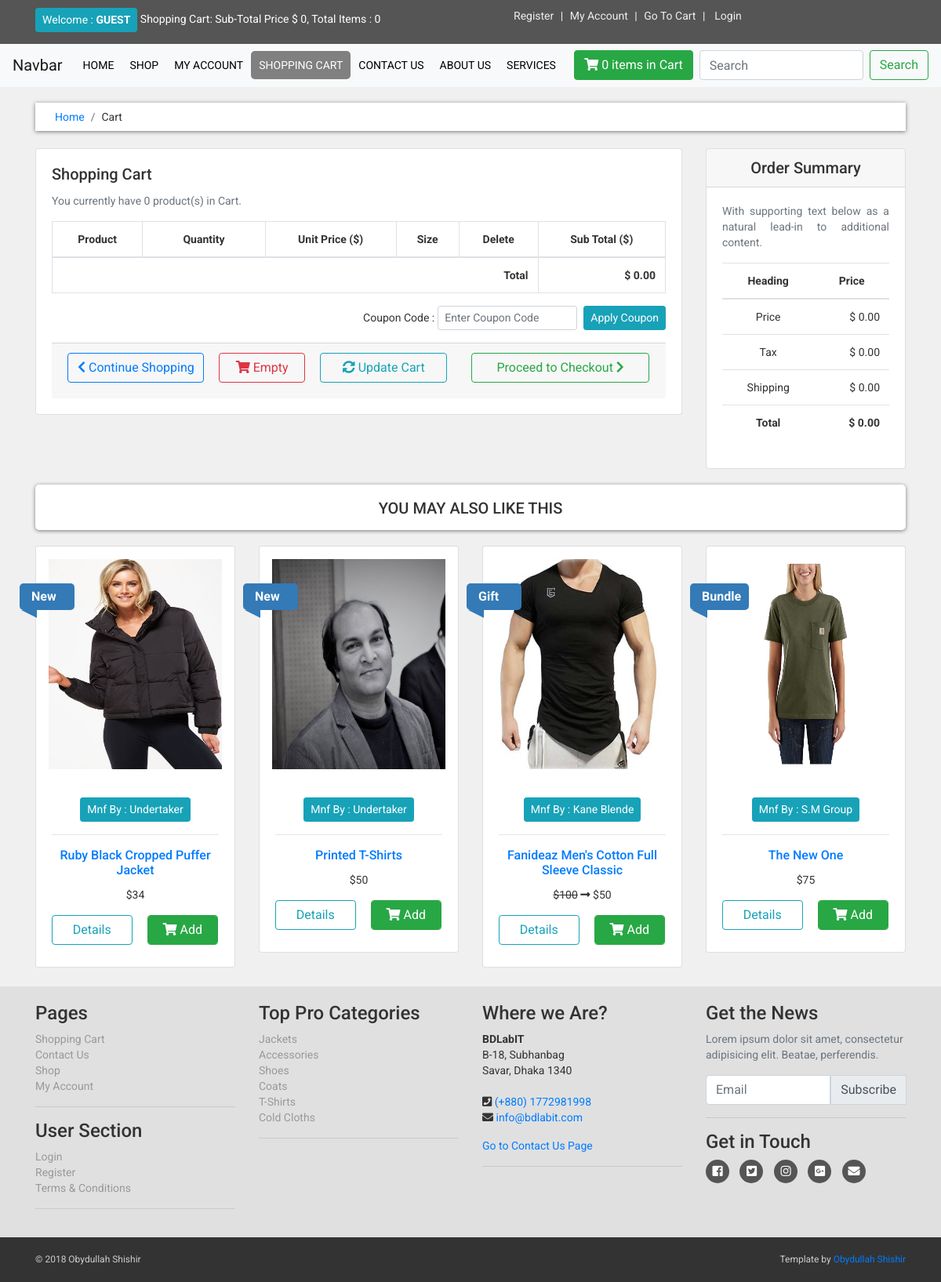
The app's page /cart.php with its own data.
### tables this page shows
CREATE TABLE `products` (
  `product_id` int(10) NOT NULL,
  `p_cat_id` int(10) NOT NULL,
  `cat_id` int(10) NOT NULL,
  `manufacturer_id` int(10) NOT NULL,
  `add_date` timestamp NOT NULL DEFAULT CURRENT_TIMESTAMP ON UPDATE CURRENT_TIMESTAMP,
  `product_title` varchar(255) NOT NULL,
  `product_url` text NOT NULL,
  `product_img1` text NOT NULL,
  `product_img2` text NOT NULL,
  `product_img3` text NOT NULL,
  `product_price` int(10) NOT NULL,
  `product_psp_price` int(100) NOT NULL,
  `product_desc` text NOT NULL,
  `product_features` text NOT NULL,
  `product_video` text NOT NULL,
  `product_keywords` varchar(100) NOT NULL,
  `product_label` text NOT NULL,
  `status` varchar(255) NOT NULL
);

CREATE TABLE `manufacturers` (
  `manufacturer_id` int(10) NOT NULL,
  `manufacturer_title` varchar(100) NOT NULL,
  `manufacturer_top` varchar(100) NOT NULL,
  `manufacturer_image` text NOT NULL
);

CREATE TABLE `product_categories` (
  `p_cat_id` int(10) NOT NULL,
  `p_cat_title` varchar(100) NOT NULL,
  `p_cat_top` varchar(100) NOT NULL,
  `p_cat_image` text NOT NULL
);

### core/init.php (called while the page is built, shortened)
<?php ob_start();
include_once 'database/connection.php';
include_once 'classes/user.php';
global $pdo;
$getFromU = new User($pdo);
?>

### core/classes/user.php (called while the page is built, shortened)
<?php
	class User {
    protected $pdo;
    public function __construct($pdo)
    {
      $this->pdo = $pdo;
    }
    public function selectManufacturerByManufacturerID($manufacturer_id)
    {
      $sql = "SELECT * FROM manufacturers WHERE manufacturer_id = :manufacturer_id";
      $stmt = $this->pdo->prepare($sql);
      $stmt->bindParam(":manufacturer_id", $manufacturer_id);
      $stmt->execute();
      return $stmt->fetch();
    }
    public function viewAllFromTable($table_name)
    {
      $sql = "SELECT * FROM {$table_name}";
      $stmt = $this->pdo->prepare($sql);
      $stmt->execute();
      return $stmt->fetchAll();
    }
    public function count_product_by_ip($ip_add)
    {
      $sql = "SELECT * FROM cart WHERE ip_add = :ip_add";
      $stmt = $this->pdo->prepare($sql);
      $stmt->bindParam(":ip_add", $ip_add);
      $stmt->execute();
      $stmt->fetch();
      $count = $stmt->rowCount();
      return $count;
    }
     public function select_random_products()
    {
      $sql = "SELECT * FROM products ORDER BY rand() LIMIT 0, 4";
      $stmt = $this->pdo->prepare($sql);
      $stmt->execute();
      return $stmt->fetchAll();
    }
}
?>

### cart.php (the view, shortened to what this page needs)
<?php require_once 'core/init.php'; ?>
<?php require_once 'includes/header.php'; ?>
<nav class="navbar navbar-expand-lg navbar-light bg-light sticky-top" id="navbar">
	<a class="navbar-brand home" href="#">Navbar</a>
	<div class="collapse navbar-collapse" id="navbarSupportedContent">
		<ul class="navbar-nav mr-auto text-uppercase">
			<li >
				<a href="index.php">Home</a>
			</li>
			<li>
				<a href="shop.php">Shop</a>
			</li>
			<?php if (!isset($_SESSION['customer_email'])): ?>
				<li><a href="checkout.php">My Account</a></li>
			<?php else: ?>
				<li><a href="customer/my_account.php?my_orders">My Account</a></li>
			<?php endif ?>
			<li>
				<a class="active" href="cart.php">Shopping Cart</a>
			</li>
			<li>
				<a href="contact.php">Contact Us</a>
			</li>
			<li>
        <a href="about.php">About Us</a>
      </li>
      <li>
        <a href="services.php">Services</a>
      </li>
		</ul>
			<a href="cart.php" class="btn btn-success mr-2"><i class="fas fa-shopping-cart"></i><span> <?php echo $getFromU->count_product_by_ip($ip_add); ?> items in Cart</span></a>
		<form class="form-inline my-2 my-lg-0">
			<input class="form-control mr-sm-2" type="search" placeholder="Search" aria-label="Search" name="user_query" required="1">
			<button class="btn btn-outline-success my-2 my-sm-0" type="submit" name="search">Search</button>
		</form>
	</div>
</nav>
<div id="content">
	<div class="container">
		<div class="row">
			<div class="col-md-12">
				<nav aria-label="breadcrumb">
				  <ol class="breadcrumb">
				    <li class="breadcrumb-item"><a href="index.php">Home</a></li>
				    <li class="breadcrumb-item" aria-current="page">Cart</li>
				  </ol>
				</nav>
			</div>
			<div class="col-12">
			</div>
			<div class="col-12">
			</div>
			<div class="col-md-9">
				<div class="card mb-3">
				  <div class="card-body">
				    <h5 class="card-title">Shopping Cart</h5>
				    <p class="card-text text-muted">You currently have <?php echo $getFromU->count_product_by_ip($ip_add); ?> product(s) in Cart.</p>
				    <form method="post" action="cart.php" enctype="multipart/form-data">
							<div class="table-responsive mb-3">
							  <table class="table table-bordered table-hover text-center">
								  <thead>
								    <tr>
								      <th colspan="2" scope="col">Product</th>
								      <th scope="col" width="20%">Quantity</th>
								      <th scope="col">Unit Price ($)</th>
								      <th scope="col">Size</th>
								      <th scope="col">Delete</th>
								      <th scope="col">Sub Total ($)</th>
								    </tr>
								  </thead>
								  <tbody>
									<?php
										$total = 0;
									?>
								    <tr>
								    	<th class="text-right" colspan="6"> Total </th>
								    	<th class="text-right" colspan="1"> $ <?php echo number_format($total, 2) ; ?></th>
								    </tr>
								  </tbody>
								</table>
								<div class="form-inline float-right">
									<label class="mr-1" for="coupon">Coupon Code : </label>
								  <input type="text" name="coupon_code" class="form-control form-control-sm mr-sm-2" id="coupon" placeholder="Enter Coupon Code">
								  <button type="submit" name="apply_coupon" class="btn btn-sm btn-info">Apply Coupon</button>
								</div>
							</div>
							<div class="card-footer">
								<div class="row">
									<div class="col-lg-3 pr-1 pb-2">
										<a href="index.php" class="btn btn-outline-primary form-control"><i class="fas fa-chevron-left"></i> Continue Shopping</a>
									</div>
									<div class="col-lg-2 pr-1 pb-2">
										<a href="index.php" class="btn btn-outline-danger form-control"><i class="fas fa-shopping-cart"></i> Empty</a>
									</div>
									<div class="col-lg-3 pr-lg-3 pr-1 pb-2">
										<button class="btn btn-outline-info float-sm-right form-control" type="submit" name="update" value="Update Cart">
											<i class="fas fa-sync-alt"></i> Update Cart
										</button>
									</div>
									<div class="col-lg-4  pr-lg-3 pr-1 ">
										<a href="checkout.php" class="btn btn-outline-success form-control">Proceed to Checkout <i class="fas fa-chevron-right"></i></a>
									</div>
								</div>
							</div>
				    </form>
				  </div>
				</div>
			</div>
			<div class="col-md-3">
				<div class="card">
				  <h5 class="card-header text-center">Order Summary</h5>
				  <div class="card-body">
				    <p class="card-text text-muted text-justify">With supporting text below as a natural lead-in to additional content.</p>
				    <table class="table table-hover text-center">
						  <thead>
						    <tr>
						      <th scope="col">Heading</th>
						      <th scope="col">Price</th>
						    </tr>
						  </thead>
						  <tbody>
						    <tr>
						      <td>Price</td>
						      <td class="text-right">$ <?php echo number_format($total, 2); ?></td>
						    </tr>
						    <tr>
						      <td>Tax</td>
						      <td class="text-right">$ <?php echo number_format($tax = ($total * 5) / 100, 2); ?></td>
						    </tr>
						    <tr>
						      <td>Shipping</td>
						      <td class="text-right">$ <?php echo number_format($shipping = ($total * 4.5) / 100, 2); ?></td>
						    </tr>
						    <tr>
						      <th>Total</th>
						      <th class="text-right">$ <?php echo number_format($total + $tax + $shipping, 2); ?></th>
						    </tr>
						  </tbody>
						</table>
				  </div>
				</div>
			</div>
		</div>
		<div class="row suggestion_heading">
			<div class="col-md-12 ">
				<div class="text-center">
					<h2 class="">You may also Like this</h2>
				</div>
			</div>
		</div>
	  <div class="row">
	  	<?php
	  		$random_products = $getFromU->select_random_products();
	  		foreach ($random_products as $random_product) {
	  			$product_title = $random_product->product_title;
	  			$product_id = $random_product->product_id;
	  			$product_img1 = $random_product->product_img1;
	  			$product_price = $random_product->product_price;
	  			$product_label   = $random_product->product_label;
					$manufacturer_id = $random_product->manufacturer_id;
					$product_psp_price = $random_product->product_psp_price;
					$view_manufacturer = $getFromU->selectManufacturerByManufacturerID($manufacturer_id);
					$manufacturer_title = $view_manufacturer->manufacturer_title;
					if ($product_label == "Sale" || $product_label == "Gift") {
						$product_price = "<del>$$product_price</del>";
						$product_psp_price = "<i class='fas fa-long-arrow-alt-right'></i> $$product_psp_price";
					}else{
						$product_price = "$$product_price";
						$product_psp_price = "";
					}
	  	?>
	  	<div class="col-sm-6 col-md-3 justify-content-center single">
				<div class="product mb-4">
					<div class="card">
					  <a href="details.php?product_id=<?php echo $product_id; ?>"><img class="card-img-top img-fluid p-3" src="admin_area/product_images/<?php echo $product_img1; ?>" alt="Card image cap"></a>
					  <div class="card-body text-center">
					  	<p class="btn btn-sm btn-info mb-0">Mnf By : <?php echo $manufacturer_title; ?></p><hr>
					    <h6 class="card-title"><a href="details.php?product_id=<?php echo $product_id; ?>"><?php echo $product_title; ?></a></h6>
					    <p class="card-text"><?php echo $product_price; ?> <?php echo $product_psp_price; ?></p>
					    <div class="row">
								<div class="col-md-6  pr-1 pb-2">
									<a href="details.php?product_id=<?php echo $product_id; ?>" class="btn btn-outline-info form-control">Details</a>
								</div>
								<div class="col-md-6  pr-lg-3 pr-1">
									<a href="details.php?product_id=<?php echo $product_id; ?>" class="btn btn-success form-control"><i class="fas fa-shopping-cart"></i> Add</a>
								</div>
							</div>
					  </div>
					</div>
				</div>
				<?php if (!empty($product_label)): ?>
					<a class="label sale" style="color: black">
						<div class="thelabel"><?php echo $product_label; ?></div>
					</a>
				<?php endif ?>
			</div>
		<?php } ?>
	  </div>
	</div>
</div>
<?php require_once 'includes/footer.php'; ?>

### includes/footer.php (shortened to what this page needs)
		<div id="footer">
			<div class="container">
				<div class="row">
					<div class="col-sm-6 col-md-3">
						<h4>Pages</h4>
						<ul>
							<li><a href="cart.php">Shopping Cart</a></li>
							<li><a href="contact.php">Contact Us</a></li>
							<li><a href="shop.php">Shop</a></li>
							<li><a href="checkout.php">My Account</a></li>
						</ul>
						<hr>
						<h4>User Section</h4>
						<ul>
							<?php if (!isset($_SESSION['customer_email'])): ?>
								<li><a href="checkout.php">Login</a></li>
							<?php else: ?>
								<li><a href="logout.php">Logout</a></li>
							<?php endif ?>
							<li><a href="customer_register.php">Register</a></li>
							<li><a href="terms.php">Terms &amp; Conditions</a></li>
						</ul>
						<hr class="hidden-md-down hidden-lg-down hidden-sm-down">
					</div>
					<div class="col-sm-6 col-md-3">
						<h4>Top Pro Categories</h4>
						<ul>
							<?php
								$product_cats = $getFromU->viewAllFromTable("product_categories");
								foreach ($product_cats as $product_cat) {
									$p_cat_id = $product_cat->p_cat_id;
									$p_cat_title = $product_cat->p_cat_title;
							?>
							<li><a href="shop.php?p_cat_id=<?php echo $p_cat_id; ?>"><?php echo $p_cat_title; ?></a></li>
						  <?php } ?>
						</ul>
						<hr class="hidden-md-down hidden-lg-down">
					</div>
					<div class="col-sm-6 col-md-3">
						<h4>Where we Are?</h4>
						<address>
		          <strong>BDLabIT</strong><br>
		          B-18, Subhanbag<br>
		          Savar, Dhaka 1340<br><br>
		          <i class="fas fa-phone-square"></i><span class="sr-only">Telephone:</span> <a href="tel:+8801772981998">(+880) 1772981998</a><br>
		          <i class="fas fa-envelope"></i><span class="sr-only">Mail:</span> <a href="mailto:info@bdlabit.com">info@bdlabit.com</a>
		        </address>
		        <a href="contact.php">Go to Contact Us Page</a>
						<hr class="hidden-md-down hidden-lg-down">
					</div>
					<div class="col-sm-6 col-md-3">
						<h4>Get the News</h4>
						<p class="text-muted">Lorem ipsum dolor sit amet, consectetur adipisicing elit. Beatae, perferendis.</p>
						<form method="post" action="#">
							<div class="input-group mb-2 mr-sm-2">
						    <input type="email" class="form-control" id="email" placeholder="Email">
						    <div class="input-group-prepend">
						      <input type="submit" name="submit" class="input-group-text btn btn-success" value="Subscribe">
						    </div>
						  </div>
						</form>
						<hr class="hidden-md-down hidden-lg-down">
						<h4>Get in Touch</h4>
						<p class="social">
							<a href="#"><i class="fab fa-facebook-square"></i></a>
							<a href="#"><i class="fab fa-twitter-square"></i></a>
							<a href="#"><i class="fab fa-instagram"></i></a>
							<a href="#"><i class="fab fa-google-plus-square"></i></a>
							<a href="#"><i class="fas fa-envelope"></i></a>
						</p>
					</div>
				</div>
			</div>
		</div>
		<div id="copyright">
			<div class="container text-center">
				<div class="row">
					<div class="col-md-6">
						<p class="text-lg-left">&copy; 2018 Obydullah Shishir</p>
					</div>
					<div class="col-md-6">
						<p class="text-lg-right">Template by <a href="http://www.obydullahshishir.com">Obydullah Shishir</a></p>
					</div>
				</div>
			</div>
		</div>
  </body>
</html>

### records on screen
products: product_img1 (picture), manufacturer.manufacturer_title "Undertaker", product_title "Ruby Black Cropped Puffer Jacket", product_price "$34", product_label "New"
products: product_img1 (picture), manufacturer.manufacturer_title "Undertaker", product_title "Printed T-Shirts", product_price "$50", product_label "New"
products: product_img1 (picture), manufacturer.manufacturer_title "Kane Blende", product_title "Fanideaz Men's Cotton Full Sleeve Classic", product_price "100", product_psp_price "50", product_label "Gift"
products: product_img1 (picture), manufacturer.manufacturer_title "S.M Group", product_title "The New One", product_price "$75", product_label "Bundle"
product_categories: p_cat_title "Jackets"
product_categories: p_cat_title "Accessories"
product_categories: p_cat_title "Shoes"
product_categories: p_cat_title "Coats"
product_categories: p_cat_title "T-Shirts"
product_categories: p_cat_title "Cold Cloths"

### other values on screen
$total "0"
$getFromU->count_product_by_ip($ip_add) "0"
$total "0.00"
$tax = ($total * 5) / 100 "0.00"
$shipping = ($total * 4.5) / 100 "0.00"
$total + $tax + $shipping "0.00"
